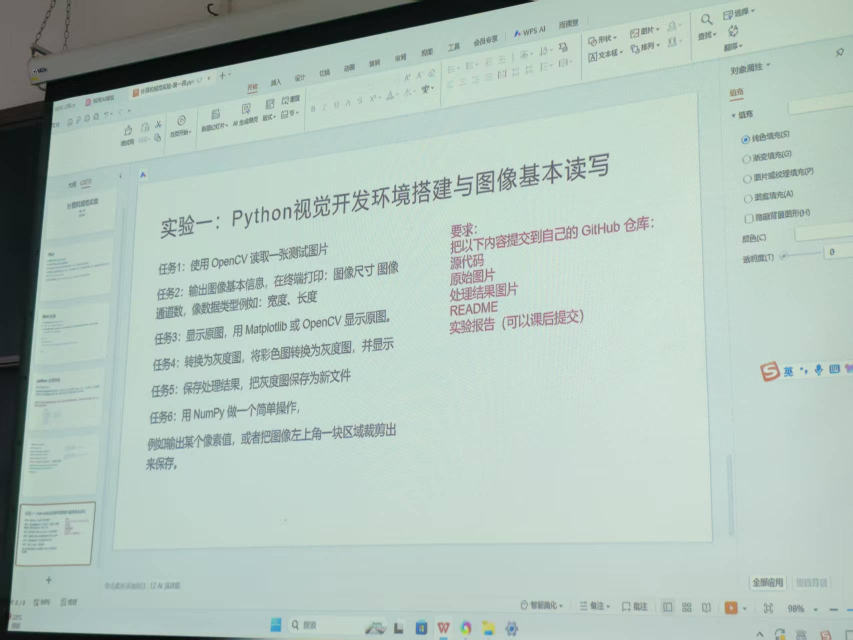
#> input picture lab/2023104666-23automationCaoRui-lab01/lab01/test1.jpg, 1706 x 1279 px (shown at 1/2 size)
$ python -i main.py   (imports and definitions only)   (older library calls are emulated)
#> lines starting #> are read from the running program, lines starting #| are printed output that depends on the picture; after the words box and inside, x2 and y2 are one past the last pixel; in counts of white or black regions, pixels touching at a corner belong together
import os
import cv2
import numpy as np
import matplotlib.pyplot as plt


# -------------------------- 1. 生成测试图 --------------------------
def generate_checkerboard(size=512, block_size=8):
    """生成棋盘格测试图"""
#> called with size = 512, block_size = 8
    img = np.zeros((size, size), dtype=np.uint8)
    for i in range(size):
        for j in range(size):
            if (i // block_size + j // block_size) % 2 == 0:
                img[i, j] = 255
    return img

def generate_chirp(size=512):
    """生成Chirp测试图（频率从0到π线性增加）"""
    x = np.linspace(-1, 1, size)
    y = np.linspace(-1, 1, size)
    xx, yy = np.meshgrid(x, y)
    r = np.sqrt(xx**2 + yy**2)
    chirp = np.sin(np.pi * r * size / 2)
    chirp = (chirp - chirp.min()) / (chirp.max() - chirp.min()) * 255
    return chirp.astype(np.uint8)

# -------------------------- 2. 下采样与滤波 --------------------------
def direct_downsample(img, M=4):
    """直接下采样（每隔M个像素取一个）"""
    return img[::M, ::M]

def gaussian_blur(img, sigma=1.8):
    """高斯模糊（抗混叠预滤波）"""
    ksize = int(4 * sigma + 0.5) * 2 + 1
    return cv2.GaussianBlur(img, (ksize, ksize), sigmaX=sigma, sigmaY=sigma)

def blur_downsample(img, M=4, sigma=1.8):
    """高斯滤波后下采样"""
    blurred = gaussian_blur(img, sigma)
    return direct_downsample(blurred, M)

# -------------------------- 3. FFT频谱分析 --------------------------
def compute_fft_spectrum(img):
    """计算图像的FFT频谱（中心化）"""
    f = np.fft.fft2(img)
    fshift = np.fft.fftshift(f)
    magnitude = 20 * np.log(np.abs(fshift) + 1)
    return magnitude

# -------------------------- 4. 自适应下采样 --------------------------
def compute_gradient_magnitude(img):
    """计算梯度幅值（Sobel算子）"""
    sobel_x = cv2.Sobel(img, cv2.CV_64F, 1, 0, ksize=3)
    sobel_y = cv2.Sobel(img, cv2.CV_64F, 0, 1, ksize=3)
    grad_mag = np.sqrt(sobel_x**2 + sobel_y**2)
    grad_mag = (grad_mag - grad_mag.min()) / (grad_mag.max() - grad_mag.min() + 1e-8)
    return grad_mag

def adaptive_downsample(img, base_M=4, sigma_base=1.8):
    """自适应下采样"""
#> called with base_M = 4, sigma_base = 1.8
    h, w = img.shape
    grad_mag = compute_gradient_magnitude(img)
    block_size = base_M
    M_map = np.zeros_like(img, dtype=np.int32)
    sigma_map = np.zeros_like(img, dtype=np.float32)

    for i in range(0, h, block_size):
        for j in range(0, w, block_size):
            block_grad = grad_mag[i:i+block_size, j:j+block_size].mean()
            if block_grad > 0.3:
                M = 2
                sigma = 0.45 * M
            else:
                M = 4
                sigma = 0.45 * M
            M_map[i:i+block_size, j:j+block_size] = M
            sigma_map[i:i+block_size, j:j+block_size] = sigma

    blurred = np.zeros_like(img, dtype=np.float32)
    for i in range(0, h, block_size):
        for j in range(0, w, block_size):
            sigma = sigma_map[i, j]
            block = img[i:i+block_size, j:j+block_size]
            blurred_block = gaussian_blur(block, sigma)
            blurred[i:i+block_size, j:j+block_size] = blurred_block
    blurred = blurred.astype(np.uint8)

    downsampled = []
    for i in range(0, h, block_size):
        row = []
        for j in range(0, w, block_size):
            M = M_map[i, j]
            row.append(blurred[i, j])
        downsampled.append(row)
    return np.array(downsampled), M_map


# 创建results文件夹
# [4 lines not run here, left out]

checker = generate_checkerboard(size=512, block_size=8)
chirp = generate_chirp(size=512)
# [2 lines not run here, left out]

checker_direct = direct_downsample(checker, M=4)
chirp_direct = direct_downsample(chirp, M=4)
# [2 lines not run here, left out]

checker_blur = blur_downsample(checker, M=4, sigma=1.8)
chirp_blur = blur_downsample(chirp, M=4, sigma=1.8)
# [5 lines not run here, left out]
M = 4
sigmas = [0.5, 1.0, 2.0, 4.0]
theo_sigma = 0.45 * M

# -------------------------- 第三部分：自适应下采样 --------------------------
# [1 line not run here, left out]
test_img = np.hstack([checker, chirp])
# [1 line not run here, left out]

uniform_down = blur_downsample(test_img, M=4, sigma=1.8)
# [1 line not run here, left out]

adaptive_down, M_map = adaptive_downsample(test_img, base_M=4)
# [3 lines not run here, left out]

>>> import cv2
>>> picture = cv2.imread('../../2023104666-23automationCaoRui-lab01/lab01/test1.jpg', cv2.IMREAD_GRAYSCALE)
#> picture: shape (1279, 1706); min 2, max 232, mean 188.3
>>> result = adaptive_downsample(picture)
#> call 2 of adaptive_downsample, with base_M = 4, sigma_base = 1.8
#> in compute_gradient_magnitude (call 2), `sobel_x = cv2.Sobel(img, cv2.CV_64F, 1, 0, ksize=3)`:
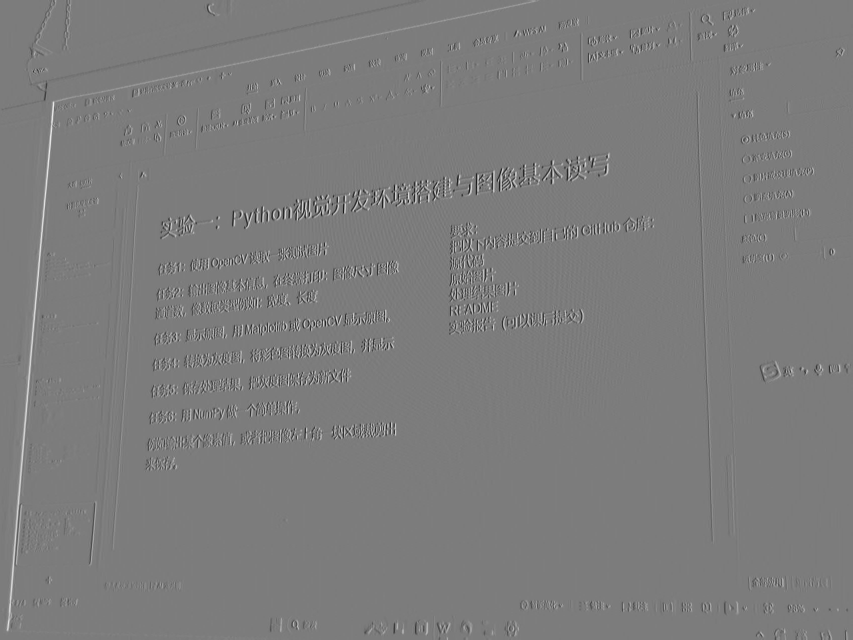
#> sobel_x: shape (1279, 1706) float64 (shown at 1/2 size); min -447, max 470, mean 0.7; drawn with min black and max white
#> in compute_gradient_magnitude (call 2), `sobel_y = cv2.Sobel(img, cv2.CV_64F, 0, 1, ksize=3)`:
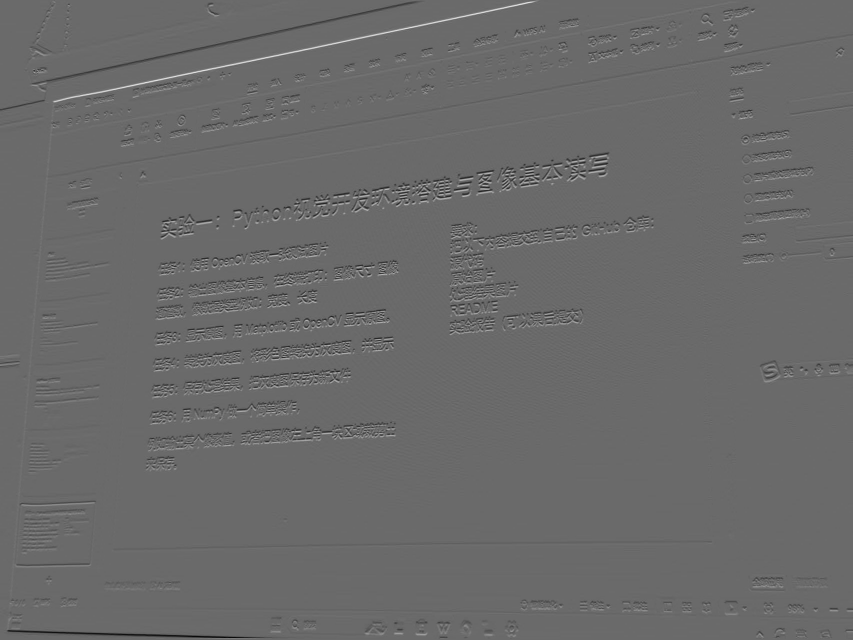
#> sobel_y: shape (1279, 1706) float64 (shown at 1/2 size); min -440, max 618, mean 0.1; drawn with min black and max white
#> in compute_gradient_magnitude (call 2), `grad_mag = np.sqrt(sobel_x**2 + sobel_y**2)`:
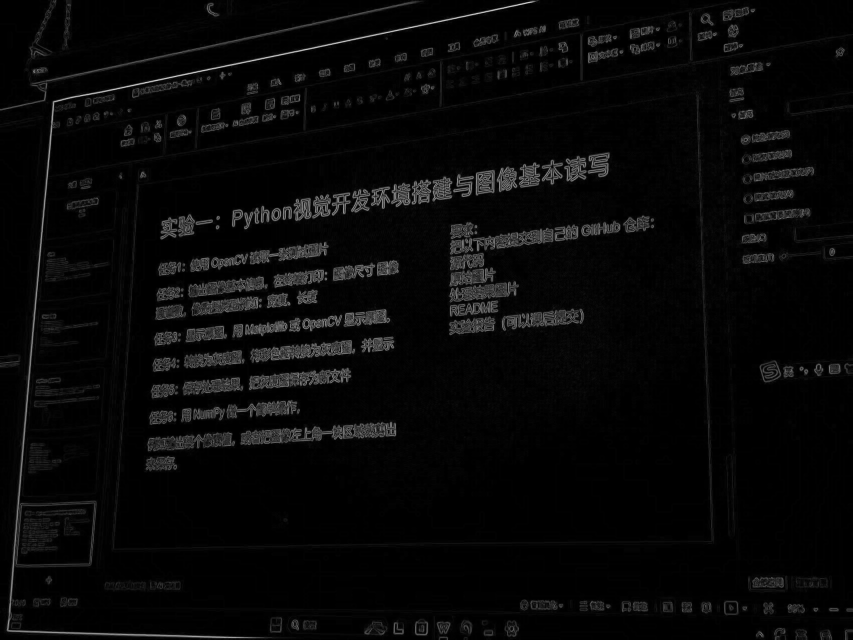
#> grad_mag: shape (1279, 1706) float64 (shown at 1/2 size); min 0, max 626.7, mean 20.4; drawn with min black and max white
#> after the loop in adaptive_downsample (call 2), `for i in range(0, h, block_size):`:
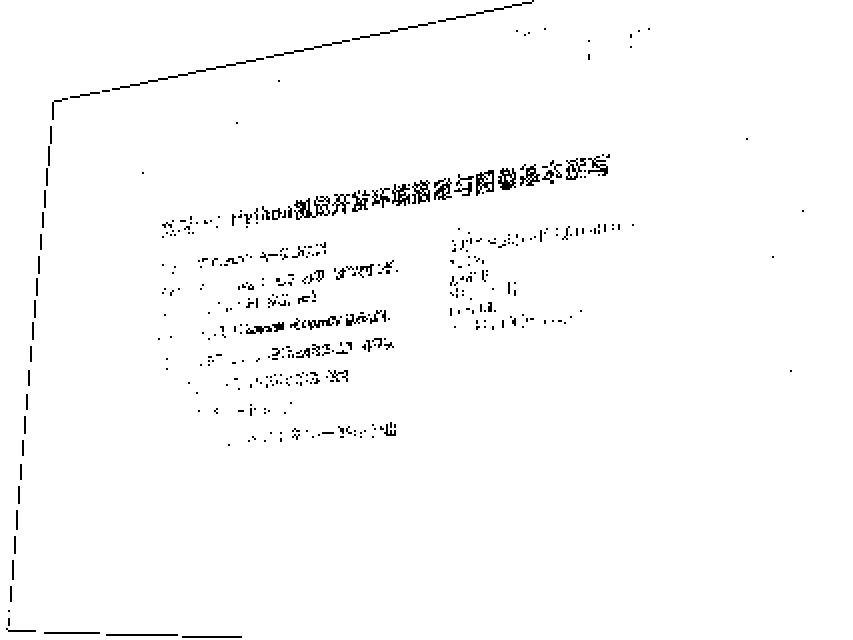
#> M_map: shape (1279, 1706) int32 (shown at 1/2 size); values 2 (black) and 4 (white), 98.3% white; 418 black regions (196 under 20 px), largest, box (x1, y1, x2, y2) and area: (588, 392, 660, 440) 1456, (224, 116, 528, 180) 1216, (952, 340, 988, 392) 976
